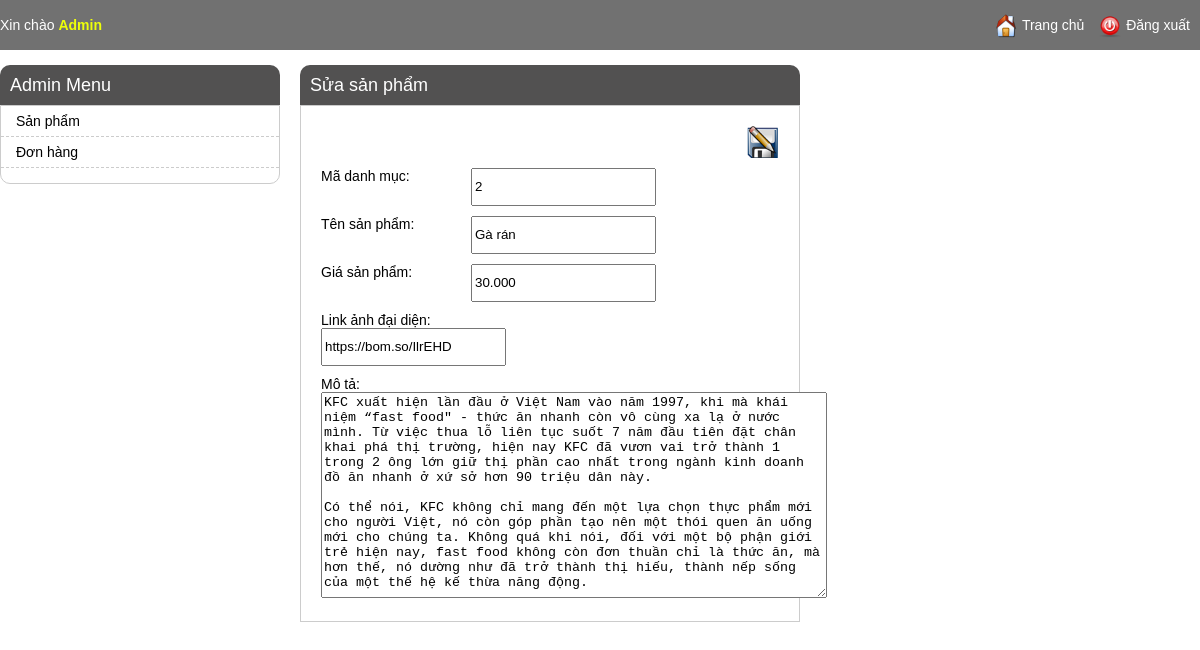
The app's page /AppFood/admin/product_editing.php?id=12 (signed in) with its own data.
### tables this page shows
CREATE TABLE `mon` (
  `id` int(10) NOT NULL,
  `madanhmuc` int(10) NOT NULL,
  `tenmon` varchar(100) NOT NULL,
  `hinhmon` varchar(255) NOT NULL,
  `gia` double NOT NULL,
  `mota` varchar(1000) NOT NULL
);

### AppFood/admin/product_editing.php (the view, shortened to what this page needs)
<?php
include 'header.php';
if (!empty($_SESSION['current_user'])) {
    ?>
    <div class="main-content">
    <h1><?= !empty($_GET['id']) ? ((!empty($_GET['task']) )? : "Sửa sản phẩm") : "Thêm sản phẩm" ?></h1>
        <div id="content-box">
            <?php
            if (isset($_GET['action']) && ($_GET['action'] == 'add' || $_GET['action'] == 'edit')) {
                if (isset($_POST['tenmon']) && !empty($_POST['tenmon']) && isset($_POST['gia']) && !empty($_POST['gia'])) {
                    if (empty($_POST['tenmon'])) {
                        $error = "Bạn phải nhập tên sản phẩm";
                    } elseif (empty($_POST['gia'])) {
                        $error = "Bạn phải nhập giá sản phẩm";
                    } elseif (!empty($_POST['gia']) && is_numeric(str_replace('.', '', $_POST['gia'])) == false) {
                        $error = "Giá nhập không hợp lệ";
                    }
                    if (isset($_POST['hinhmon']) && !empty($_POST['hinhmon']['tenmon'][0])) {
                        if (!empty($result['errors'])) {
                            $error = $result['errors'];
                        } else {
                            $image = $result['path'];
                        }
                    }
                    if (!isset($image) && !empty($_POST['hinhmon'])) {
                        $image = $_POST['hinhmon'];
                    }
                    if (!isset($error)) {
                        if ($_GET['action'] == 'edit' && !empty($_GET['id'])) {
                            $result = mysqli_query($con, "UPDATE `mon` SET `madanhmuc` = '" .$_POST['madanhmuc']. "',`tenmon` =  '" . $_POST['tenmon'] . "',  `hinhmon` =  '" . $_POST['hinhmon'] . "', `gia` ='". $_POST['gia'] ."' WHERE `id` = '". $_GET['id'] ."'             " );
                        } else {
                            $result = mysqli_query($con, "INSERT INTO `mon`( `madanhmuc`, `tenmon`, `hinhmon`, `gia`, `mota`) VALUES ('" . $_POST['madanhmuc'] . "','" . $_POST['tenmon'] . "','". $_POST['hinhmon']."','". $_POST['gia']."','".$_POST['mota']."')");
                        }
                        if (!$result) {
                            $error = "Có lỗi xảy ra trong quá trình thực hiện.";
                        }
                    }
                } else {
                    $error = "Bạn chưa nhập thông tin sản phẩm.";
                }
                ?>
                <div class = "container">
                    <div class = "error"><?= isset($error) ? $error : "Cập nhật thành công" ?></div>
                    <a href = "product_listing.php">Quay lại danh sách sản phẩm</a>
                </div>
                <?php
            } else {
                if (!empty($_GET['id'])) {
                    $result = mysqli_query($con, "SELECT * FROM `mon` WHERE `id` = " . $_GET['id']);
                    $product = $result->fetch_assoc();
                }
                ?>
                <form id="product-form" method="POST" action="<?= (!empty($product) && !isset($_GET['task'])) ? "?action=edit&id=" . $_GET['id'] : "?action=add" ?>"  enctype="multipart/form-data">
                    <input type="submit" title="Lưu sản phẩm" value="" />
                    <div class="wrap-field">
                        <label>Mã danh mục: </label>
                        <input type="text" name="madanhmuc" value="<?= (!empty($product) ? $product['madanhmuc'] : "") ?>" />
                    </div>
                    <div class="wrap-field">
                        <label>Tên sản phẩm: </label>
                        <input type="text" name="tenmon" value="<?= (!empty($product) ? $product['tenmon'] : "") ?>" />
                    </div>
                    <div class="wrap-field">
                        <label>Giá sản phẩm: </label>
                        <input type="text" name="gia" value="<?= (!empty($product) ? number_format($product['gia'], 0, ",", ".") : "") ?>" />
                    </div>
                    <div class="wrap-field">
                        <label>Link ảnh đại diện: </label>
                        <div class="right-wrap-field">
                        <input type="text" name="hinhmon" value="<?= (!empty($product) ? $product['hinhmon'] : "") ?>" />
                        </div>
                        <div class="wrap-field">
                        <label>Mô tả: </label>
                        <textarea name="mota" id="product-content"><?= (!empty($product) ? $product['mota'] : "") ?></textarea>
                    </div>
                    </div>
        <?php } ?>
                    </div>
        <?php } ?>
        </div>
    </div>

### AppFood/css/admin_style.css (style rules this page uses)
body { font-family: arial; padding: 0; margin: 0; font-size: 14px; }
h1 { text-align: center; }
.main-content { float: left; width: 500px; margin-left: 20px; }
.main-content h1 { margin: 0; text-align: left; background: #525151; color: #fff; font-size: 18px; font-weight: normal; line-height: 40px; border-radius: 10px 10px 0 0; padding: 0 10px; }
#content-box { border: 1px solid #ccc; padding: 20px; }
#product-form label { width: 150px; display: inline-block; float: left; }
#product-form input { margin-bottom: 10px; line-height: 32px; float: left; }
#product-form textarea { width: 500px; height: 200px; }
#product-form input[type=submit] { float: right; background: url('../images/save.png') center center no-repeat; background-size: 32px 32px; height: 32px; width: 32px; border: 0; cursor: pointer; }
.right-wrap-field { float: left; width: 75% }
.right-wrap-field input { float: none; }

### records on screen
mon: madanhmuc "2", tenmon "Gà rán", gia "30.000", hinhmon "https://bom.so/IlrEHD", mota "KFC xuất hiện lần đầu ở Việt Nam vào năm 1997, khi mà khái niệm “fast food\" - thức ăn nhanh còn vô cùng xa lạ ở nước mình. Từ việc thua lỗ liên tục suốt 7 năm đầu tiên đặt chân khai phá thị trường, hiện nay KFC đã vươn vai trở thành 1 trong 2 ông lớn giữ thị phần cao nhất trong ngành kinh doanh đồ ăn nhanh ở xứ sở hơn 90 triệu dân này. Có thể nói, KFC không chỉ mang đến một lựa chọn thực phẩm mới cho người Việt, nó còn góp phần tạo nên một thói quen ăn uống mới cho chúng ta. Không quá khi nói, đối với một bộ phận giới trẻ hiện nay, fast food không còn đơn thuần chỉ là thức ăn, mà hơn thế, nó dường như đã trở thành thị hiếu, thành nếp sống của một thế hệ kế thừa năng động."
